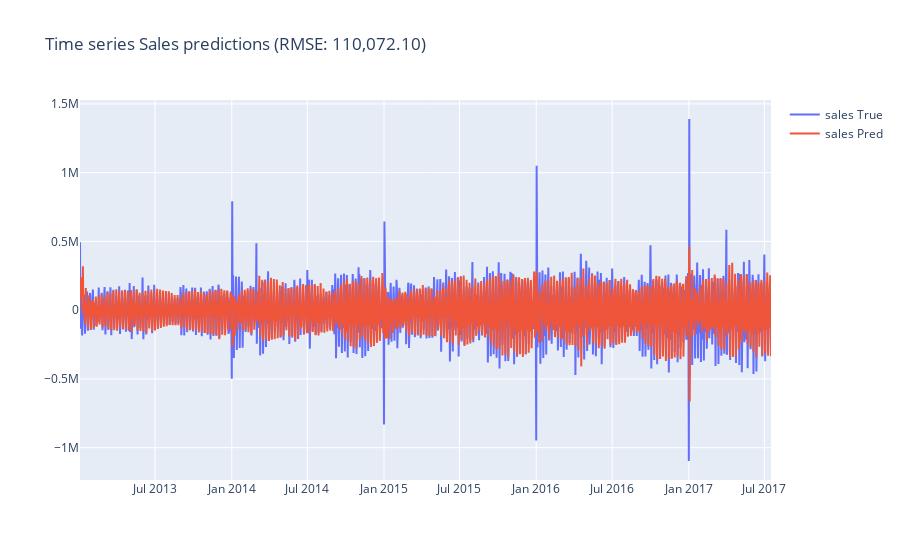

The notebook cell saved with this chart:
### Code cell
basic_arima.fit((1, 1, 1), (1, 1, 1, 31), plot_summary=False)

### Figure 1 — Plotly figure (JSON) as saved in the notebook; plotly's stock layout.template omitted (floating-point values rounded to 4 significant figures; data arrays with more than 128 entries replaced by an {"elided": "..."} marker saying what was removed)
{"data": [{"name": "sales True", "type": "scatter", "x": {"elided": "1654 str values"}, "y": {"elided": "1654 float values"}}, {"name": "sales Pred", "type": "scatter", "x": {"elided": "1654 str values"}, "y": {"elided": "1654 float values"}}], "layout": {"title": {"text": "Time series Sales predictions (RMSE: 110,072.10)"}}}
